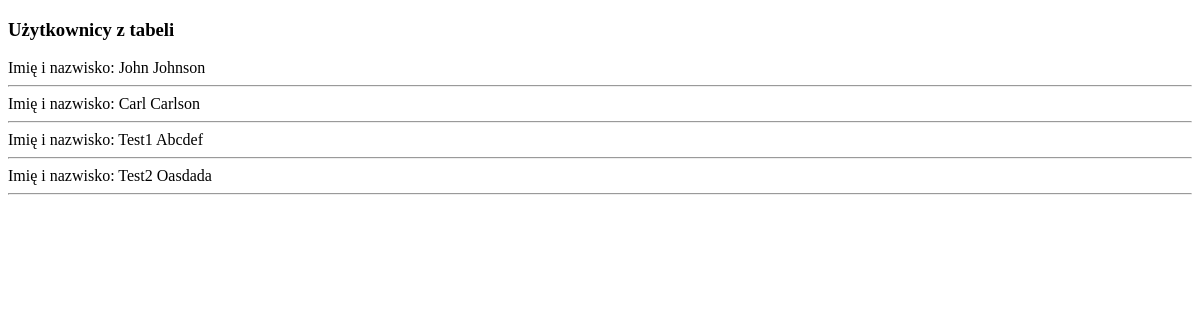
The app's page /1_select.php, older data.
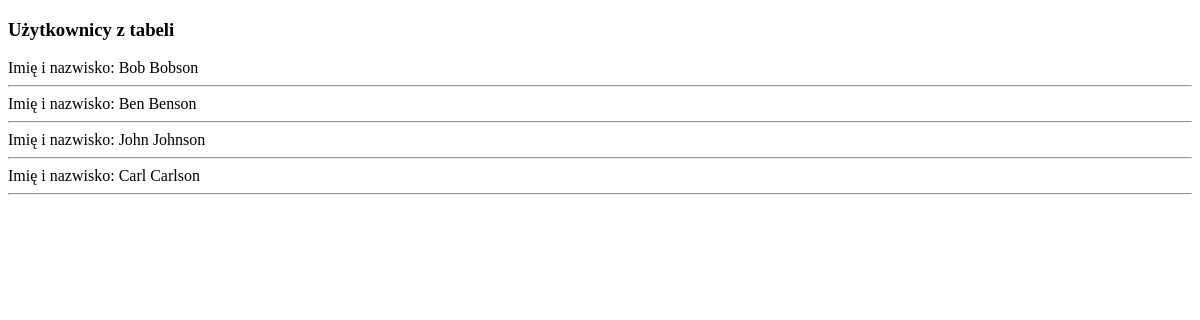
The same page, newer data.
### tables this page shows
CREATE TABLE `users` (
  `id` int(10) UNSIGNED NOT NULL,
  `city_id` int(10) UNSIGNED NOT NULL,
  `name` varchar(20) NOT NULL,
  `surname` varchar(50) NOT NULL,
  `created_at` datetime NOT NULL DEFAULT current_timestamp()
);

### 1_select.php (the view, shortened to what this page needs)
<!DOCTYPE html>
<html lang="en" dir="ltr">
  <head>
  </head>
  <body>
    <h3>Użytkownicy z tabeli</h3>
    <?php
      require_once("./scripts/1_connect.php");
      $sql = "SELECT * FROM `users`;";
      $result = $conn->query($sql);
      while ($user = $result->fetch_assoc()) {
        echo <<< E
        Imię i nazwisko: $user[name] $user[surname]
        <hr>
        E;
      }
    ?>
  </body>
</html>

Row changes from the older to the newer data that the page shows:
removed users: name "Test1", surname "Abcdef"
removed users: name "Test2", surname "Oasdada"
added users: name "Bob", surname "Bobson"
added users: name "Ben", surname "Benson"
